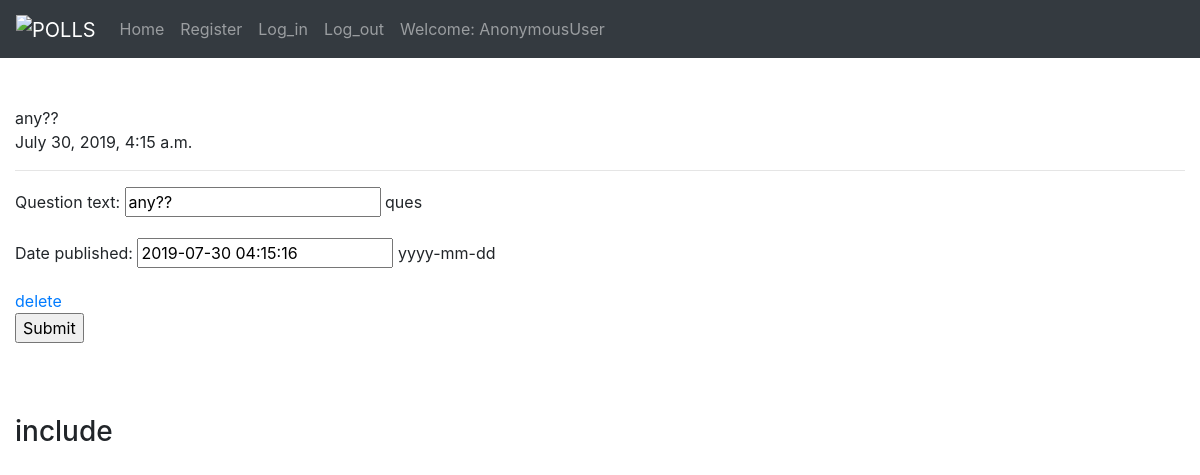
Screenshot of /polls/details/24/ with the database file from the repository.
### polls/models.py (models this page shows, shortened)
class Question(models.Model):
    question_text = models.CharField(max_length=200,help_text='ques')
    pub_date = models.DateTimeField('date published',help_text='yyyy-mm-dd')

### polls/views.py (the view)
# urls.py: path('details/<int:id>/',views.detailqus),
def detailqus(request,id=None):
    details = Question.objects.get(id=id)
    if request.method=="POST":
        form = QuestionForm(request.POST,instance=details)
        if form.is_valid():
            form.save()
            return redirect('/polls/success/')
    else:
        form = QuestionForm(instance=details)
    return render(request,'polls/models/datadetals.html',{"details":details,"form":form})

### polls/forms.py
class QuestionForm(forms.ModelForm):
    class Meta:
        model = Question
        fields = '__all__'

### polls/templates/polls/models/datadetals.html (shortened to what this page needs)
{% extends 'base.html' %}
    {% block content %}
        {{details.question_text}}
                <br>
            {{details.pub_date}}
        <hr>
        <a method="post" action="">
            {{form.as_p}}<a href="/polls/details/delete/{{details.id}}/"> delete </a>
            <br>
            <input type="submit" name="sub">
{% endblock %}

### rows the page displays
Question: question_text "any??", pub_date "July 30, 2019, 4:15 a.m.", pub_date "2019-07-30 04:15:16"

### other values shown
{{ user }} "AnonymousUser"
